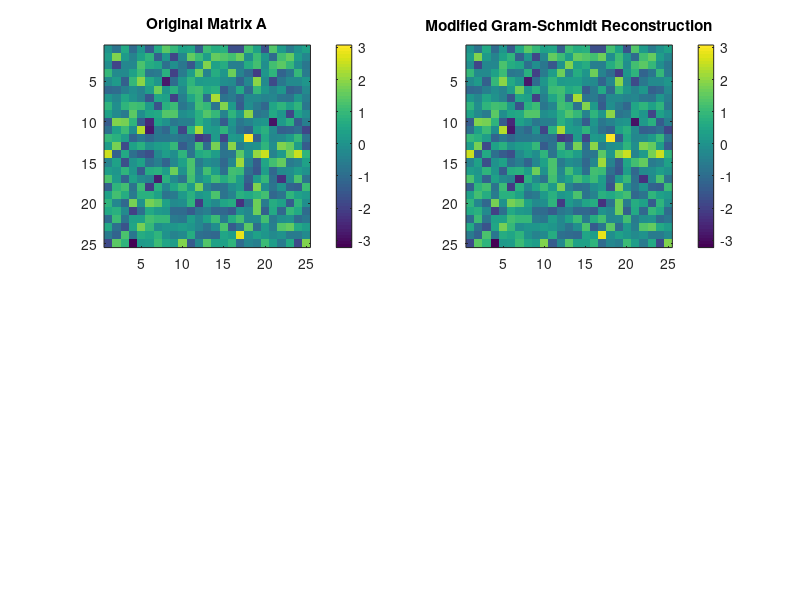

MATLAB code for this plot: (Note: this script raises an error after producing the figure.)
% James Pratt AMATH 584 HW 3

clear; close all; clc;

%% Part I - Modified Gram-Schmidt Orthogonalization
% See Algorithm 8.1 in Trefethen and Bau for basis for this algorithm

m = 25;
n = 23;
A = randn(m,n);
A = [A A(:,1) A(:,10)]; %append first and fifth columns to A to increase 
% condition number to something >>1
cond(A) %display condition number of A
[m,n] = size(A); %reassign m,n to match A above

% Use modified Gram-Schmidt orthogonalization
Q = zeros(m,n); %create empty Q matrix to store orthogonal vectors
R = zeros(m,n); %create empty upper triangular matrix R
for i = 1:n
    Q(:,i) = A(:,i); %create vector q_i, where q_i is column in Q
    for j = 1:i-1
        R(j,i) = Q(:,j)'*Q(:,i); %calculate normalization elements of R 
        % matrix
        Q(:,i) = Q(:,i) - R(j,i)*Q(:,j); %calculate orthogonal vectors q_i
    end
    R(i,i) = norm(Q(:,i))'; %calculate normalization values
    Q(:,i) = Q(:,i)/R(i,i); %normalize each column in the matrix Q
end

recon = Q*R; %reproduce A using QR approximation
figure(1),
subplot(2,2,1), imagesc(A), colorbar; %plot original matrix A
title('Original Matrix A');
subplot(2,2,2), imagesc(recon), colorbar;
title('Modified Gram-Schmidt Reconstruction');


% Use qrfactor from class
[Qc,Rc] = qrfactor(A);
subplot(2,2,3), imagesc(Qc*Rc), colorbar;
title('qrfactor Reconstruction');

% Use MATLAB's built-in QR function
[Qm,Rm] = qr(A);
subplot(2,2,4), imagesc(Qm*Rm), colorbar;
title('MATLAB QR Function Reconstruction');

% Calculate max error between original matrix and QR reconstructions
mgserror = max(A-recon,[],'all');
qrferror = max(A-Qc*Rc,[],'all');
mlerror = max(A-Qm*Rm,[],'all');
toterror = [mgserror qrferror mlerror];

figure(2)
bar(toterror), title('Max Error in Each Reconstruction');

%% Part II - Plotting a Polynomial

dx = 0.001;
x = 1.920:dx:2.080;
p = x.^9-18*x.^8+144*x.^7-672*x.^6+2016*x.^5-4032*x.^4+5376*x.^3-4608*x.^2+2304*x-512;

figure(3)
plot(x,p,'b','Linewidth',2), hold on;
plot(x, (x-2).^9,'r','Linewidth',2)
xlabel('x'), ylabel('p(x)'),
legend('Expanded p(x)','(x-2)^9');
title('Numerical Error in Plotting a Polynomial')

for i=1:length(x)
    residual(i) = p(i)-(x(i)-2).^9;
end

figure(4)
bar(x,residual)
xlabel('x'),ylabel('Residual')
title('Numerical Error between Plotting the Same Polynomial Two Ways')
max(residual), min(residual)

%% Part III - Conditioning of a Matrix
%% part a
%Fix m, vary n
m = 100;
n = [];
cnums = [];
for j=1:m-1
    n = j;
    A = randn(m,n);
    cnums(j) = cond(A);
end

figure(5)
plot(cnums,'o','Linewidth',2), xlabel('k'),ylabel('kth Condition Number'),
title('Condition Numbers for Fixed m, Varied n')

% Fix n, vary m
n1 = 100;
m1 = [];
cunms1 = [];
for k=(n1+1):2*n1
    m1 = k;
    A1 = randn(m1,n1);
    cnums1(k) = cond(A1);
end

figure(6)
plot(cnums1,'o','Linewidth',2), xlabel('k'),ylabel('kth Condition Number'),
xlim([101 200]);
title('Condition Numbers for Fixed n, Varied m')

%% Fix m,n, append column to A (part b)
m = 100;
n = 99;
A = randn(m,n);
alpha = cond(A);
A = [A A(:,1)]; %append first column of A to the end
beta = cond(A);
gamma = det(A);

%% Add noise to appended column (part c)
m = 50;
n = 49;

epsilon = [10^-1 10^-5 10^-10 10^-12 10^-14 10^-16];
cnums2 = [];
dets = [];
for l = 1:length(epsilon)
    A = randn(m,n);
    A = [A A(:,1)*epsilon(l)];
    cnums2(l) = cond(A);
    dets(l) = det(A);
end

figure(7)
subplot(2,1,1), bar(cnums2);
xlabel('k'),ylabel('kth Condition Number');
subplot(2,1,2), bar(dets);
xlabel('k'),ylabel('kth Determinant Value');